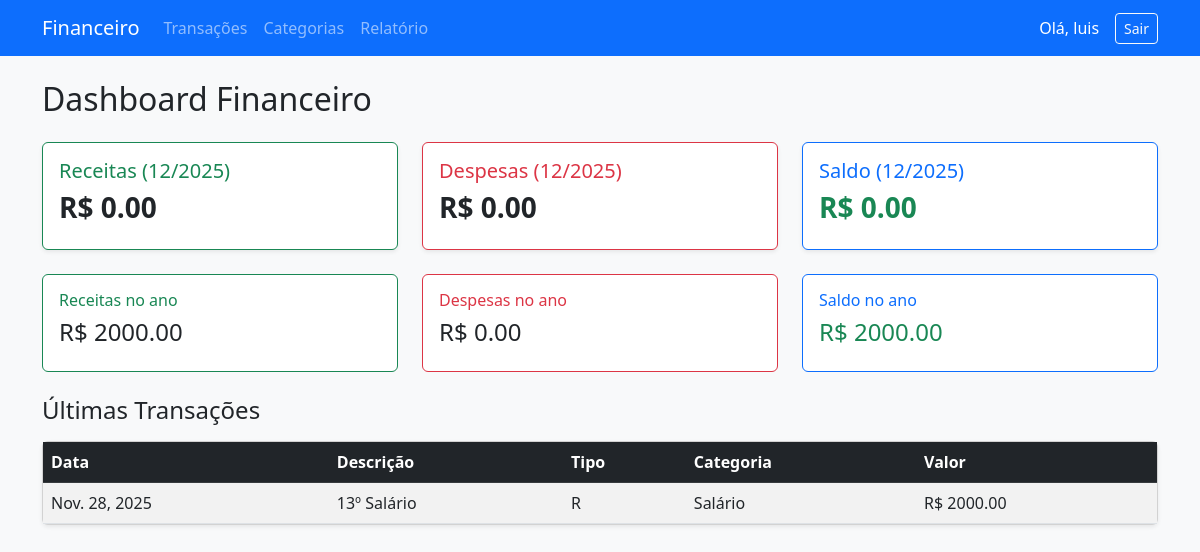
The app's page / (signed in) with its own data.
### transacoes/models.py (models this page shows, shortened)
class Transacao(models.Model):
    TIPO_CHOICES = (
        ("R", "Receita"),
        ("D", "Despesa"),
    )
    descricao = models.CharField(max_length=200)
    valor = models.DecimalField(max_digits=10, decimal_places=2)
    data = models.DateField()
    tipo = models.CharField(max_length=10, choices=TIPO_CHOICES)
    categoria = models.ForeignKey(Categoria, on_delete=models.PROTECT)

### categorias/models.py (models this page shows, shortened)
class Categoria(models.Model):
    STATUS_CHOICES = (
        ("Ativa", "Ativa"),
        ("Inativa", "Inativa"),
        ("Excluída", "Excluída"),
    )
    nome = models.CharField(max_length=100)
    status = models.CharField(max_length=20, choices=STATUS_CHOICES, default="Ativa")

### core/views.py (the view)
# urls.py: path("", views.home, name="dashboard"),
@login_required
def home(request):
    hoje = date.today()
    mes = hoje.month
    ano = hoje.year
    transacoes_mes = Transacao.objects.filter(data__month=mes, data__year=ano)
    receitas = transacoes_mes.filter(tipo="R").aggregate(total=models.Sum("valor"))["total"] or 0
    despesas = transacoes_mes.filter(tipo="D").aggregate(total=models.Sum("valor"))["total"] or 0
    saldo = receitas - despesas
    ultimas = Transacao.objects.order_by("-data")[:5]
    transacoes_ano = Transacao.objects.filter(data__year=ano)
    receitas_ano = transacoes_ano.filter(tipo="R").aggregate(total=models.Sum("valor"))["total"] or 0
    despesas_ano = transacoes_ano.filter(tipo="D").aggregate(total=models.Sum("valor"))["total"] or 0
    saldo_ano = receitas_ano - despesas_ano
    contexto = {
        "receitas": receitas,
        "despesas": despesas,
        "saldo": saldo,
        "ultimas": ultimas,
        "receitas_ano": receitas_ano,
        "despesas_ano": despesas_ano,
        "saldo_ano": saldo_ano,
        "mes_atual": mes,
        "ano_atual": ano,
    }
    return render(request, "core/dashboard.html", contexto)

### core/templates/core/dashboard.html (shortened to what this page needs)
{% extends "core/base.html" %}
{% block conteudo %}
<h2 class="mb-4">Dashboard Financeiro</h2>
<div class="row mb-4">
    <div class="col-md-4">
        <div class="card border-success shadow-sm">
            <div class="card-body">
                <h5 class="text-success">Receitas ({{ mes_atual }}/{{ ano_atual }})</h5>
                <h3 class="fw-bold">R$ {{ receitas|floatformat:2 }}</h3>
            </div>
        </div>
    </div>
    <div class="col-md-4">
        <div class="card border-danger shadow-sm">
            <div class="card-body">
                <h5 class="text-danger">Despesas ({{ mes_atual }}/{{ ano_atual }})</h5>
                <h3 class="fw-bold">R$ {{ despesas|floatformat:2 }}</h3>
            </div>
        </div>
    </div>
    <div class="col-md-4">
        <div class="card border-primary shadow-sm">
            <div class="card-body">
                <h5 class="text-primary">Saldo ({{ mes_atual }}/{{ ano_atual }})</h5>
                <h3 class="fw-bold {% if saldo < 0 %}text-danger{% else %}text-success{% endif %}">
                    R$ {{ saldo|floatformat:2 }}
                </h3>
            </div>
        </div>
    </div>
</div>
<div class="row mb-4">
    <div class="col-md-4">
        <div class="card border-success">
            <div class="card-body">
                <h6 class="text-success">Receitas no ano</h6>
                <h4>R$ {{ receitas_ano|floatformat:2 }}</h4>
            </div>
        </div>
    </div>
    <div class="col-md-4">
        <div class="card border-danger">
            <div class="card-body">
                <h6 class="text-danger">Despesas no ano</h6>
                <h4>R$ {{ despesas_ano|floatformat:2 }}</h4>
            </div>
        </div>
    </div>
    <div class="col-md-4">
        <div class="card border-primary">
            <div class="card-body">
                <h6 class="text-primary">Saldo no ano</h6>
                <h4 class="{% if saldo_ano < 0 %}text-danger{% else %}text-success{% endif %}">
                    R$ {{ saldo_ano|floatformat:2 }}
                </h4>
            </div>
        </div>
    </div>
</div>
<h4 class="mt-4 mb-3">Últimas Transações</h4>
<div class="card shadow-sm mb-4">
    <div class="card-body p-0">
        <table class="table mb-0 table-striped">
            <thead class="table-dark">
                <tr>
                    <th>Data</th>
                    <th>Descrição</th>
                    <th>Tipo</th>
                    <th>Categoria</th>
                    <th>Valor</th>
                </tr>
            </thead>
            <tbody>
                {% for t in ultimas %}
                <tr>
                    <td>{{ t.data }}</td>
                    <td>{{ t.descricao }}</td>
                    <td>{{ t.tipo }}</td>
                    <td>{{ t.categoria.nome }}</td>
                    <td>R$ {{ t.valor|floatformat:2 }}</td>
                </tr>
                {% empty %}
                <tr>
                    <td colspan="5" class="text-center text-muted">Sem transações.</td>
                </tr>
                {% endfor %}
            </tbody>
        </table>
    </div>
</div>
{% endblock %}

### core/templates/core/base.html (shortened to what this page needs)
<!doctype html>
<html lang="pt-br">
<head>
    <link href="https://cdn.jsdelivr.net/npm/bootstrap@5.3.0/dist/css/bootstrap.min.css" rel="stylesheet">
</head>
<body class="bg-light">
    <nav class="navbar navbar-expand-lg navbar-dark bg-primary mb-4">
        <div class="container">
            <a class="navbar-brand" href="/">Financeiro</a>
            <div class="collapse navbar-collapse" id="menuPrincipal">
                {% if user.is_authenticated %}
                <ul class="navbar-nav me-auto">
                    <li class="nav-item">
                        <a class="nav-link" href="{% url 'listar_transacoes' %}">Transações</a>
                    </li>
                    <li class="nav-item">
                        <a class="nav-link" href="{% url 'listar_categorias' %}">Categorias</a>
                    </li>
                    <li class="nav-item">
                        <a class="nav-link" href="{% url 'relatorio' %}">Relatório</a>
                    </li>
                </ul>
                {% endif %}
                <div class="d-flex align-items-center">
                    {% if user.is_authenticated %}
                    <span class="text-white me-3">Olá, {{ user.username }}</span>
                    <form action="{% url 'logout' %}" method="POST">
                        <button type="submit" class="btn btn-outline-light btn-sm">Sair</button>
                    </form>
                    {% else %}
                    <a class="btn btn-light" href="{% url 'login' %}">Entrar</a>
                    {% endif %}
                </div>
            </div>
        </div>
    </nav>
    <div class="container">
        {% block conteudo %}{% endblock %}
    </div>
</body>
</html>

### records on screen
Transacao: data "Nov. 28, 2025", descricao "13º Salário", tipo "R", categoria.nome "Salário", valor "2000.00"

### other values on screen
{{ user.username }} "luis"
{{ receitas|floatformat:2 }} "0.00"
{{ despesas|floatformat:2 }} "0.00"
{{ saldo|floatformat:2 }} "0.00"
{{ receitas_ano|floatformat:2 }} "2000.00"
{{ despesas_ano|floatformat:2 }} "0.00"
{{ saldo_ano|floatformat:2 }} "2000.00"
